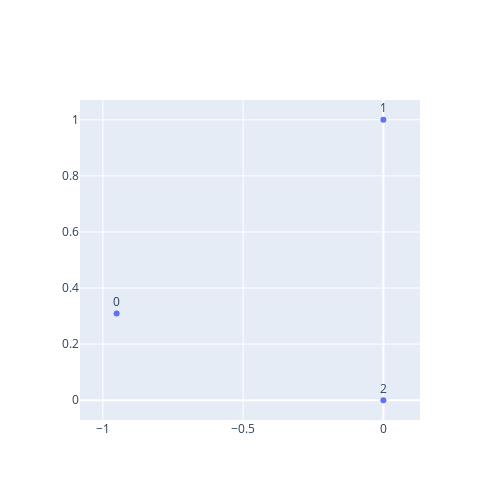

Notebook source saved alongside this figure:
### Code cell
# Generate Base Triangle
base_points = [
    np.array([np.cos(1/5*2*np.pi + np.pi/2), np.sin(1/5*2*np.pi + np.pi/2)]),
    np.array([0, 1]),
    np.array([0, 0])
]

# vertices = [np.array([np.cos(i/5*2*np.pi + np.pi/2), np.sin(i/5*2*np.pi + np.pi/2)]) for i in range(5)]

# show_2d_points(vertices)
show_2d_points(base_points)

new_points = []

### Figure 1 — Plotly figure (JSON) as saved in the notebook; plotly's stock layout.template omitted (floating-point values rounded to 4 significant figures)
{"data": [{"hovertemplate": "x=%{x}<br>y=%{y}<br>text=%{text}<extra></extra>", "legendgroup": "", "marker": {"color": "#636efa", "symbol": "circle"}, "mode": "markers+text", "name": "", "orientation": "v", "showlegend": false, "text": [0, 1, 2], "textposition": "top center", "type": "scatter", "x": [-0.9511, 0, 0], "xaxis": "x", "y": [0.309, 1, 0], "yaxis": "y"}], "layout": {"height": 500, "width": 500, "yaxis": {"scaleanchor": "x", "scaleratio": 1}}}
